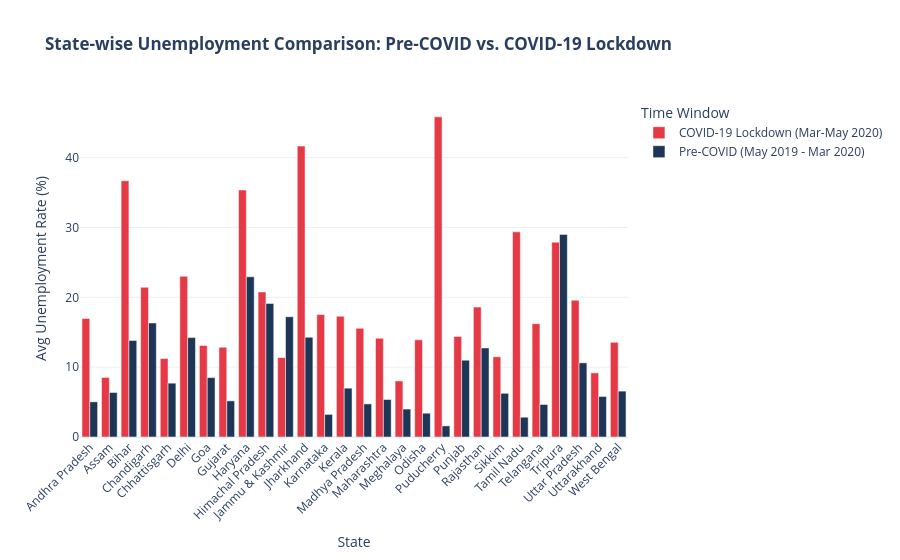

The notebook cell saved with this chart:
### Code cell
fig3 = px.bar(
    state_period,
    x=state_col,
    y=rate_col,
    color='Period',
    barmode='group',
    title='<b>State-wise Unemployment Comparison: Pre-COVID vs. COVID-19 Lockdown</b>',
    labels={rate_col: 'Avg Unemployment Rate (%)', state_col: 'State'},
    color_discrete_map={
        'Pre-COVID (May 2019 - Mar 2020)': '#1D3557',
        'COVID-19 Lockdown (Mar-May 2020)': '#E63946',
    },
    template='plotly_white',
)
fig3.update_layout(xaxis_tickangle=-45, legend_title_text='Time Window')
fig3.show()

### Figure 1 — Plotly figure (JSON) as saved in the notebook; plotly's stock layout.template omitted (floating-point values rounded to 4 significant figures)
{"data": [{"alignmentgroup": "True", "hovertemplate": "Period=COVID-19 Lockdown (Mar-May 2020)<br>State=%{x}<br>Avg Unemployment Rate (%)=%{y}<extra></extra>", "legendgroup": "COVID-19 Lockdown (Mar-May 2020)", "marker": {"color": "#E63946", "pattern": {"shape": ""}}, "name": "COVID-19 Lockdown (Mar-May 2020)", "offsetgroup": "COVID-19 Lockdown (Mar-May 2020)", "orientation": "v", "showlegend": true, "textposition": "auto", "type": "bar", "x": ["Andhra Pradesh", "Assam", "Bihar", "Chandigarh", "Chhattisgarh", "Delhi", "Goa", "Gujarat", "Haryana", "Himachal Pradesh", "Jammu & Kashmir", "Jharkhand", "Karnataka", "Kerala", "Madhya Pradesh", "Maharashtra", "Meghalaya", "Odisha", "Puducherry", "Punjab", "Rajasthan", "Sikkim", "Tamil Nadu", "Telangana", "Tripura", "Uttar Pradesh", "Uttarakhand", "West Bengal"], "xaxis": "x", "y": [16.98, 8.526, 36.69, 21.43, 11.23, 23.0, 13.11, 12.85, 35.37, 20.77, 11.37, 41.65, 17.53, 17.3, 15.56, 14.13, 8.027, 13.91, 45.84, 14.41, 18.6, 11.49, 29.37, 16.22, 27.89, 19.58, 9.184, 13.55], "yaxis": "y"}, {"alignmentgroup": "True", "hovertemplate": "Period=Pre-COVID (May 2019 - Mar 2020)<br>State=%{x}<br>Avg Unemployment Rate (%)=%{y}<extra></extra>", "legendgroup": "Pre-COVID (May 2019 - Mar 2020)", "marker": {"color": "#1D3557", "pattern": {"shape": ""}}, "name": "Pre-COVID (May 2019 - Mar 2020)", "offsetgroup": "Pre-COVID (May 2019 - Mar 2020)", "orientation": "v", "showlegend": true, "textposition": "auto", "type": "bar", "x": ["Andhra Pradesh", "Assam", "Bihar", "Chandigarh", "Chhattisgarh", "Delhi", "Goa", "Gujarat", "Haryana", "Himachal Pradesh", "Jammu & Kashmir", "Jharkhand", "Karnataka", "Kerala", "Madhya Pradesh", "Maharashtra", "Meghalaya", "Odisha", "Puducherry", "Punjab", "Rajasthan", "Sikkim", "Tamil Nadu", "Telangana", "Tripura", "Uttar Pradesh", "Uttarakhand", "West Bengal"], "xaxis": "x", "y": [5.037, 6.373, 13.83, 16.32, 7.707, 14.23, 8.508, 5.176, 22.94, 19.13, 17.22, 14.28, 3.234, 6.992, 4.741, 5.37, 4.003, 3.409, 1.593, 10.99, 12.76, 6.257, 2.837, 4.656, 29.01, 10.62, 5.801, 6.57], "yaxis": "y"}], "layout": {"barmode": "group", "legend": {"title": {"text": "Time Window"}, "tracegroupgap": 0}, "title": {"text": "<b>State-wise Unemployment Comparison: Pre-COVID vs. COVID-19 Lockdown</b>"}, "xaxis": {"anchor": "y", "domain": [0, 1], "tickangle": -45, "title": {"text": "State"}}, "yaxis": {"anchor": "x", "domain": [0, 1], "title": {"text": "Avg Unemployment Rate (%)"}}}}
